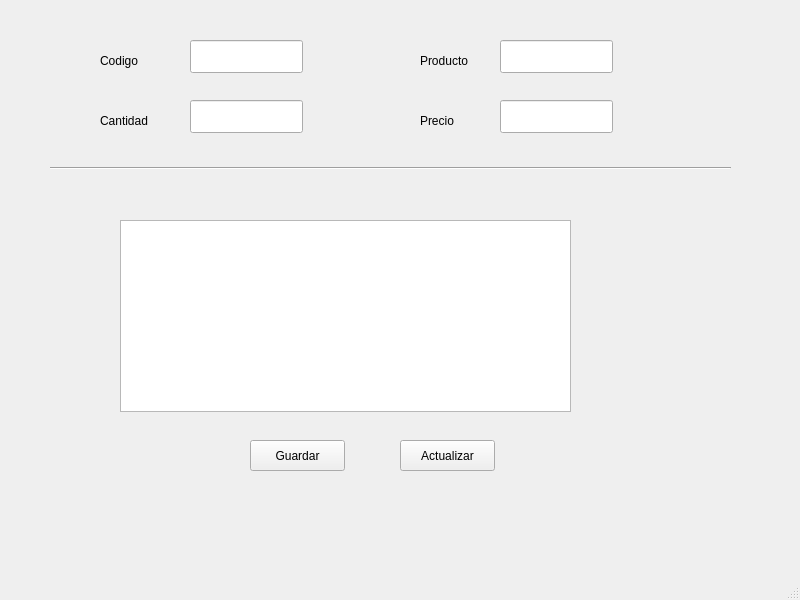
<?xml version="1.0" encoding="UTF-8"?>
<ui version="4.0">
 <class>MainWindow</class>
 <widget class="QMainWindow" name="MainWindow">
  <property name="geometry">
   <rect>
    <x>0</x>
    <y>0</y>
    <width>800</width>
    <height>600</height>
   </rect>
  </property>
  <property name="windowTitle">
   <string>MainWindow</string>
  </property>
  <widget class="QWidget" name="centralwidget">
   <widget class="QLabel" name="IdIPrecio">
    <property name="geometry">
     <rect>
      <x>420</x>
      <y>110</y>
      <width>64</width>
      <height>21</height>
     </rect>
    </property>
    <property name="text">
     <string>Precio</string>
    </property>
   </widget>
   <widget class="QLabel" name="IdIProducto">
    <property name="geometry">
     <rect>
      <x>420</x>
      <y>50</y>
      <width>64</width>
      <height>21</height>
     </rect>
    </property>
    <property name="text">
     <string>Producto</string>
    </property>
   </widget>
   <widget class="QLabel" name="IdICodigo">
    <property name="geometry">
     <rect>
      <x>100</x>
      <y>50</y>
      <width>64</width>
      <height>21</height>
     </rect>
    </property>
    <property name="text">
     <string>Codigo</string>
    </property>
   </widget>
   <widget class="QLabel" name="IdICantidad">
    <property name="geometry">
     <rect>
      <x>100</x>
      <y>110</y>
      <width>64</width>
      <height>21</height>
     </rect>
    </property>
    <property name="text">
     <string>Cantidad</string>
    </property>
   </widget>
   <widget class="QPushButton" name="btGuardar">
    <property name="geometry">
     <rect>
      <x>250</x>
      <y>440</y>
      <width>95</width>
      <height>31</height>
     </rect>
    </property>
    <property name="text">
     <string>Guardar</string>
    </property>
   </widget>
   <widget class="QPushButton" name="btActualizar">
    <property name="geometry">
     <rect>
      <x>400</x>
      <y>440</y>
      <width>95</width>
      <height>31</height>
     </rect>
    </property>
    <property name="text">
     <string>Actualizar</string>
    </property>
   </widget>
   <widget class="QLineEdit" name="txtCodigo">
    <property name="geometry">
     <rect>
      <x>190</x>
      <y>40</y>
      <width>113</width>
      <height>33</height>
     </rect>
    </property>
   </widget>
   <widget class="QLineEdit" name="txtPrecio">
    <property name="geometry">
     <rect>
      <x>500</x>
      <y>100</y>
      <width>113</width>
      <height>33</height>
     </rect>
    </property>
   </widget>
   <widget class="QLineEdit" name="txtCantidad">
    <property name="geometry">
     <rect>
      <x>190</x>
      <y>100</y>
      <width>113</width>
      <height>33</height>
     </rect>
    </property>
   </widget>
   <widget class="QLineEdit" name="txtProducto">
    <property name="geometry">
     <rect>
      <x>500</x>
      <y>40</y>
      <width>113</width>
      <height>33</height>
     </rect>
    </property>
   </widget>
   <widget class="QTableWidget" name="tblproductos">
    <property name="geometry">
     <rect>
      <x>120</x>
      <y>220</y>
      <width>451</width>
      <height>192</height>
     </rect>
    </property>
   </widget>
   <widget class="Line" name="line">
    <property name="geometry">
     <rect>
      <x>50</x>
      <y>160</y>
      <width>681</width>
      <height>16</height>
     </rect>
    </property>
    <property name="orientation">
     <enum>Qt::Horizontal</enum>
    </property>
   </widget>
  </widget>
  <widget class="QMenuBar" name="menubar">
   <property name="geometry">
    <rect>
     <x>0</x>
     <y>0</y>
     <width>800</width>
     <height>27</height>
    </rect>
   </property>
  </widget>
  <widget class="QStatusBar" name="statusbar"/>
 </widget>
 <resources/>
 <connections/>
</ui>
